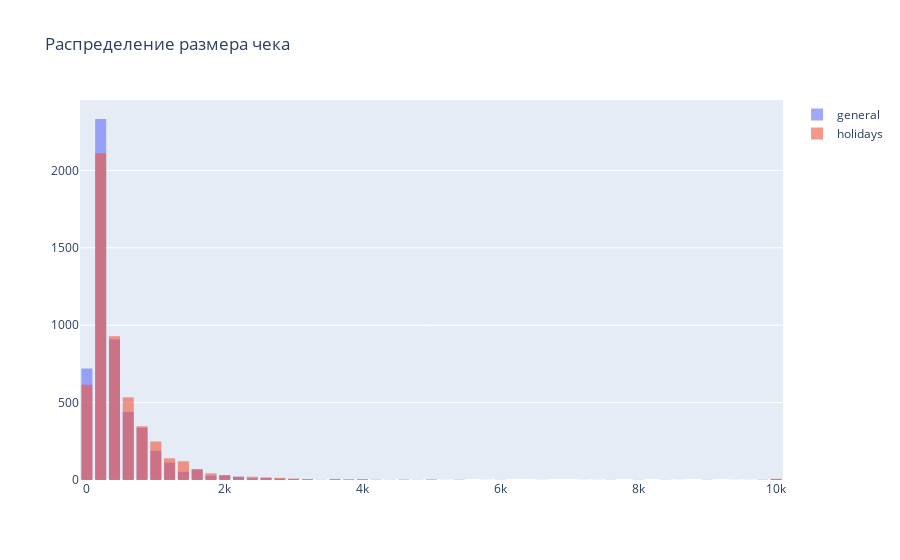

Write notebook code for a chart like this one.
### Code cell
fig = go.Figure()
hdf = hol.groupby('checkId').sum()
hdf = hdf[hdf['sum'] < 10000]

df = data.groupby('checkId').sum()
df = df[df['sum'] < 10000].sample(hdf.shape[0])

fig.add_trace(
    go.Histogram(
        x=df['sum'],
        nbinsx=60,
        name='general'
    )
)

fig.add_trace(
    go.Histogram(
        x=hdf['sum'],
        nbinsx=60,
        name='holidays'
    )
)
fig.update_layout(title_text='Распределение размера чека', bargap=0.2, barmode='overlay')
fig.update_traces(opacity=0.6)

fig.show()

### Figure 1 — Plotly figure (JSON) as saved in the notebook; plotly's stock layout.template omitted (floating-point values rounded to 4 significant figures; data arrays with more than 128 entries replaced by an {"elided": "..."} marker saying what was removed)
{"data": [{"name": "general", "nbinsx": 60, "opacity": 0.6, "type": "histogram", "x": {"elided": "5319 float values"}}, {"name": "holidays", "nbinsx": 60, "opacity": 0.6, "type": "histogram", "x": {"elided": "5319 float values"}}], "layout": {"bargap": 0.2, "barmode": "overlay", "title": {"text": "Распределение размера чека"}}}
